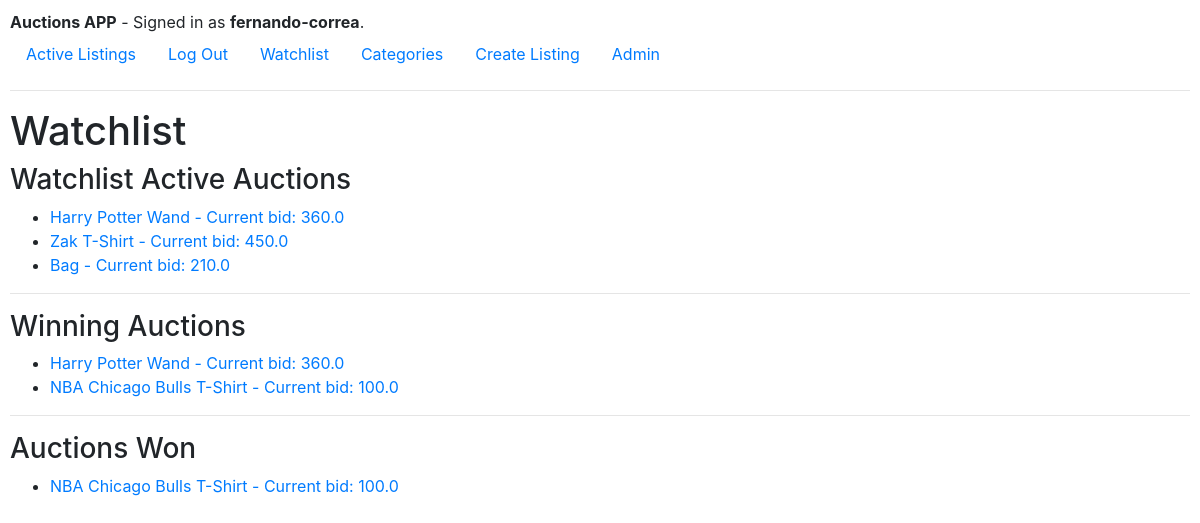
The page /watchlist (signed in) on the database its author committed.
### auctions/models.py (models this page shows, shortened)
class User(AbstractUser):
    watchlist = models.ManyToManyField('Auction', blank=True, related_name='watched_by')
    @classmethod
    def winning_auctions(cls, user):
        user_bids = Bid.objects.filter(user=user).order_by('auction')
        winning_auctions = []
        for bid in user_bids:
            if bid.auction in winning_auctions:
                continue
            if user == Bid.current_bid_user(auction=bid.auction):
                winning_auctions.append(bid.auction)
            else:
                winning_auctions.append(bid.auction)
        return winning_auctions

class Auction(models.Model):
    user = models.ForeignKey(User, on_delete=models.CASCADE, null=True, blank=True, related_name='auctions')
    name = models.CharField(max_length=100)
    description = models.CharField(max_length=500)
    minimum_bid = models.FloatField()
    date_created = models.DateTimeField(auto_now_add=True)
    image_url = models.URLField(null=True, blank=True, max_length=500)
    category = models.ForeignKey(Category, on_delete=models.SET_NULL, null=True, blank=True, related_name='auctions')
    closed = models.BooleanField(default=False)
    bid_minimum_increase = models.FloatField(default=5)
    winner = models.ForeignKey(User, on_delete=models.SET_NULL, null=True, blank=True)
    @property
    def current_bid(self):
        bid_values = list(self.bids.all().values_list('value', flat=True))
        if bid_values:
            return max(bid_values)
        else:
            return 0

### auctions/views.py (the view)
# urls.py: path("watchlist", views.watchlist, name="watchlist"),
@login_required(redirect_field_name='login')
def watchlist(request):
    user = request.user
    watchlist_active_auctions = user.watchlist.filter(closed=False)
    watchlist_winner_auctions = Auction.objects.filter(winner=user)
    watchlist_winning_auctions = User.winning_auctions(user)
    return render(request, "auctions/watchlist.html", {
        'watchlist_active_auctions': watchlist_active_auctions,
        'watchlist_winner_auctions': watchlist_winner_auctions,
        'watchlist_winning_auctions': watchlist_winning_auctions,
    })

### auctions/models.py (called while the page is built)
    @classmethod
    def current_bid_user(self, auction):
        highest_bid = Bid.objects.filter(auction=auction).aggregate(max_value=models.Max('value'))
        if not highest_bid:
            raise Exception(f"No bi found for {auction.name}.")
        bid_with_highest_value = Bid.objects.filter(auction=auction, value=highest_bid['max_value']).first()
        return bid_with_highest_value.user

### auctions/templates/auctions/watchlist.html
{% extends "auctions/layout.html" %}
{% block body %}
    <h1>Watchlist</h1>
    <h3>Watchlist Active Auctions</h3>
    {% if watchlist_active_auctions %}
        <ul>
            {% for auction in watchlist_active_auctions %}
                <li>
                    <a href="{% url 'auction_details' auction_id=auction.id %}">
                        {{ auction.name }} - Current bid: {{ auction.current_bid }}
                    </a>
                </li>
            {% endfor %}
        </ul>
    {% else %}
        <h6>You are not watching any auction.</h6>
    {% endif %}
    <hr>
    <h3>Winning Auctions</h3>
    {% if watchlist_winning_auctions %}
        <ul>
            {% for auction in watchlist_winning_auctions %}
                <li>
                    <a href="{% url 'auction_details' auction_id=auction.id %}">
                        {{ auction.name }} - Current bid: {{ auction.current_bid }}
                    </a>
                </li>
            {% endfor %}
        </ul>
    {% else %}
        <h6>You are not winning any auctions.</h6>
    {% endif %}
    <hr>
    <h3>Auctions Won</h3>
    {% if watchlist_winner_auctions %}
        <ul>
            {% for auction in watchlist_winner_auctions %}
                <li>
                    <a href="{% url 'auction_details' auction_id=auction.id %}">
                        {{ auction.name }} - Current bid: {{ auction.current_bid }}
                    </a>
                </li>
            {% endfor %}
        </ul>
    {% else %}
        <h6>You have not won any auctions.</h6>
    {% endif %}
{% endblock %}

### auctions/templates/auctions/layout.html (shortened to what this page needs)
{% load static %}
<!DOCTYPE html>
<html lang="en">
    <head>
        <link rel="stylesheet" href="https://stackpath.bootstrapcdn.com/bootstrap/4.4.1/css/bootstrap.min.css">
        <link href="{% static 'auctions/styles.css' %}" rel="stylesheet">
    </head>
    <body>
        <div class="login-info">
            <strong>Auctions APP</strong> -
            {% if user.is_authenticated %}
                Signed in as <strong>{{ user.username }}</strong>.
            {% else %}
                Not signed in.
            {% endif %}
        </div>
            <ul class="nav">
                <li class="nav-item">
                    <a class="nav-link" href="{% url 'index' %}">Active Listings</a>
                </li>
                {% if user.is_authenticated %}
                    <li class="nav-item">
                        <a class="nav-link" href="{% url 'logout' %}">Log Out</a>
                    </li>
                    <li class="nav-item">
                        <a class="nav-link" href="{% url 'watchlist' %}">Watchlist</a>
                    </li>
                    <li class="nav-item">
                        <a class="nav-link" href="{% url 'categories' %}">Categories</a>
                    </li>
                    <li class="nav-item">
                        <a class="nav-link" href="{% url 'auction_builder' %}">Create Listing</a>
                    </li>
                    <li class="nav-item">
                        <a class="nav-link" href="admin/login/?next=/admin/">Admin</a>
                    </li>
                {% endif %}
            </ul>
        <hr>
        {% block body %}
        {% endblock %}
    </body>
</html>

### auctions/static/auctions/styles.css (style rules this page uses)
body { padding: 10px; }
div { padding: 5px 0px }
.login-info { text-align: left; padding: 0px; }

### rows shown on the page
User: username "fernando-correa"
Auction: name "Harry Potter Wand", current_bid "360.0"
Auction: name "Zak T-Shirt", current_bid "450.0"
Auction: name "Bag", current_bid "210.0"
Auction: name "NBA Chicago Bulls T-Shirt", current_bid "100.0"
